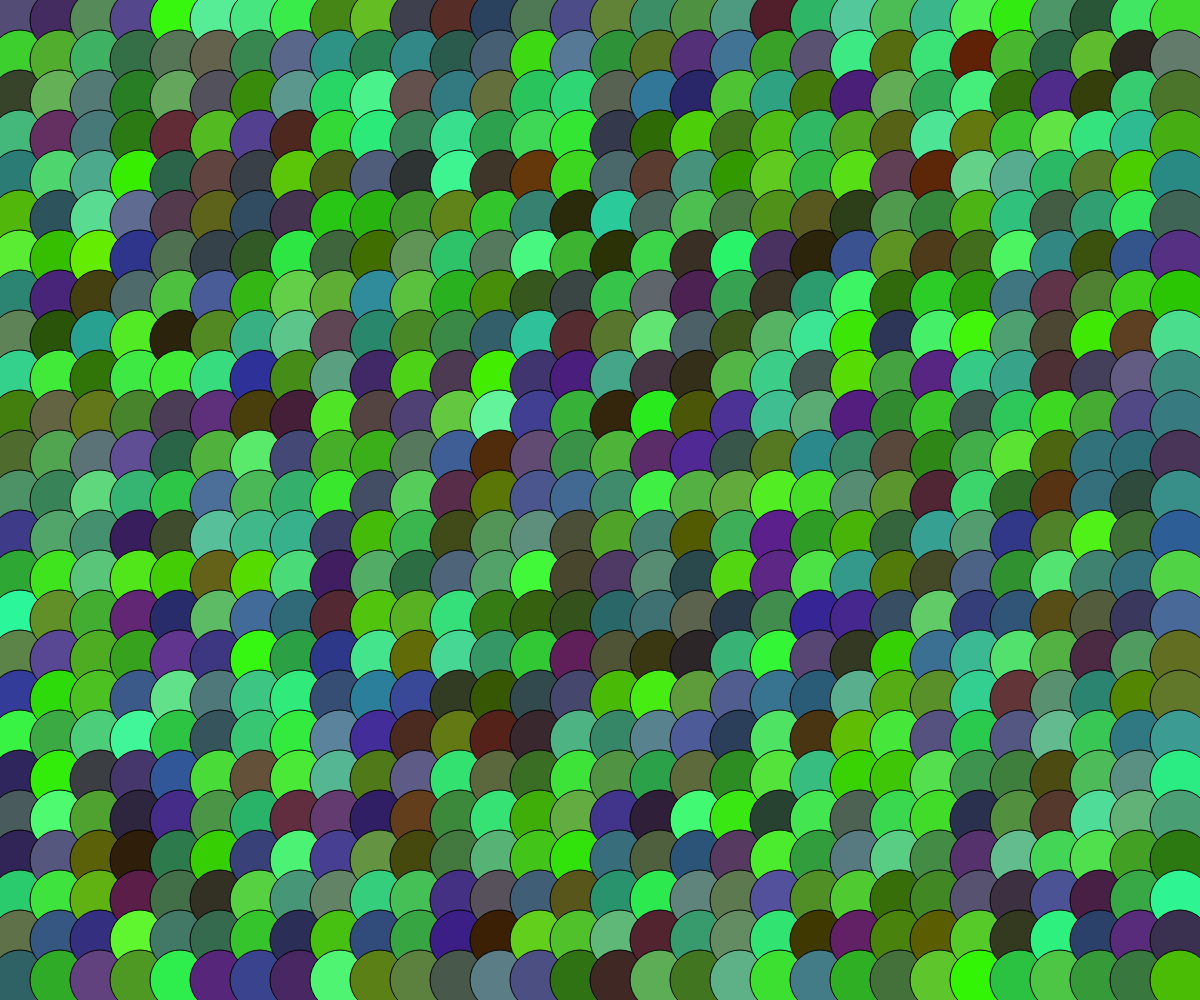
Frame 1 (no input)
Frame 60 (no input): identical to frame 1, image omitted
Frame 120 (the mouse pressed at the canvas centre since frame 60): identical to frame 1, image omitted

The p5.js sketch that drew this single still picture (run headless with seeded random() and noise() and a simulated clock; from frame 60 on, the mouse is pressed at the canvas centre):

// p5.js sketch
// ── sketch.js
// Create a new canvas to the browser size
function setup () {
  createCanvas(windowWidth, windowHeight);
  background(20);
  
   for(let w = 20; w < windowWidth; w += 40){
    for(let h = 20; h < windowHeight; h += 40){
      currColor = color(random(40,100),random(30,250),random(155));
      fill(currColor);
      circle(w,h,60);
    }
  }
}

// Render loop that draws shapes with p5
function draw(){
  // Set the default blend mode
  
}
function windowResized() {
  resizeCanvas(windowWidth, windowHeight);
  setup();
}
